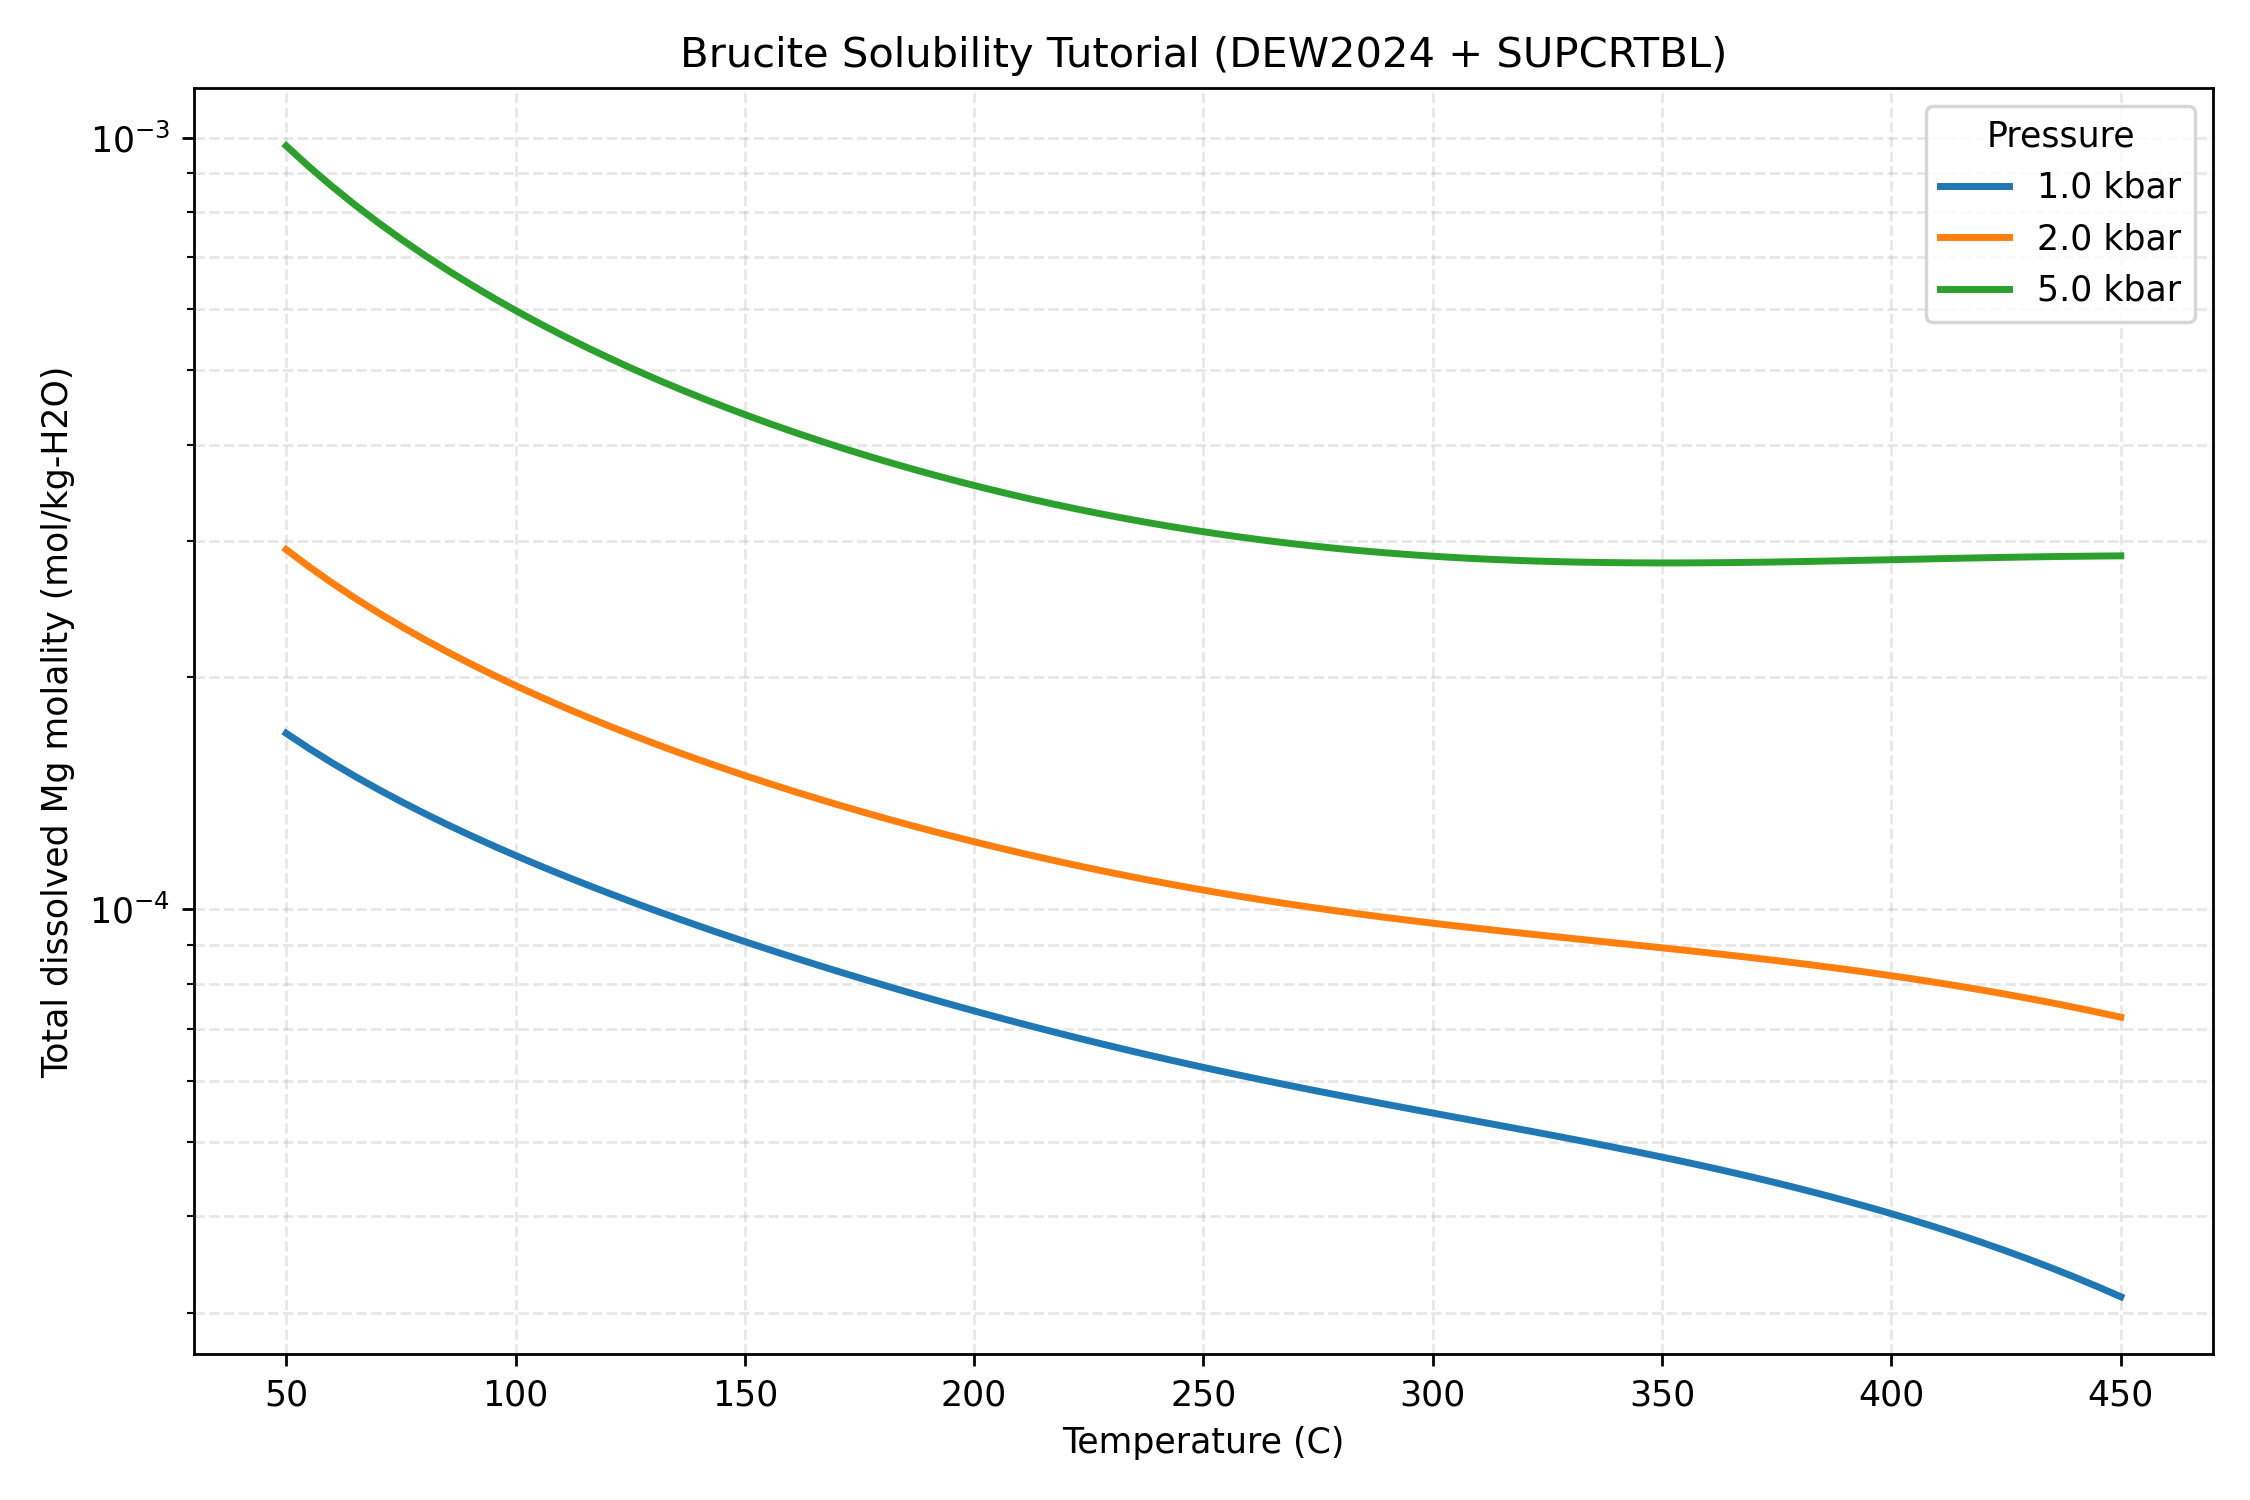

Python code for this plot:
"""
Beginner Tutorial: Generic Mineral Solubility with Reaktoro

What this script does
- builds one aqueous phase plus one mineral phase
- equilibrates that system over a temperature range at several pressures
- reports the dissolved molality of one target element
- saves one plot in the same folder as this script

How to run this script
  Option 1 — from a terminal:
      cd <path-to-this-folder>
      python brucite_solubility_tutorial.py

  Option 2 — from VS Code:
      Open this file and press F5, or right-click and choose "Run Python File in Terminal".

  Requirements:
      - Python environment with Reaktoro installed (e.g. the reaktoro conda environment), OR
      - a local Reaktoro build at <repo-root>/build/Reaktoro/Release (detected automatically).

  Output:
      A PNG plot is saved in the same folder as this script.
      The filename is set by OUTPUT_PLOT_FILENAME in the user settings section below.

"""

# Import os so we can build file paths in a platform-safe way.
import os

# Import sys so we can add the local Reaktoro build folder to Python's import path.
import sys

# Import NumPy for arrays and numeric helpers.
import numpy as np

# Import Matplotlib for plotting the final solubility curves.
import matplotlib.pyplot as plt


# -----------------------------------------------------------------------------
# 1) Import Reaktoro from the local build when available
# -----------------------------------------------------------------------------

# Store the absolute folder of this script.
THIS_DIR = os.path.dirname(os.path.abspath(__file__))

# Move up to the repository root from the Tutorial folder.
REPO_ROOT = os.path.dirname(os.path.dirname(THIS_DIR))

# Point to the local compiled Python extension folder in this repository.
LOCAL_BUILD_PYD_DIR = os.path.join(REPO_ROOT, "build", "Reaktoro", "Release")

# If the local compiled extension folder exists and is not already on sys.path,
# add it at the front so Python prefers the local build.
if os.path.isdir(LOCAL_BUILD_PYD_DIR) and LOCAL_BUILD_PYD_DIR not in sys.path:
    sys.path.insert(0, LOCAL_BUILD_PYD_DIR)

# Import autodiff after the local build path is on sys.path.
# The local reaktoro4py build may ship autodiff alongside the extension module.
import autodiff  # noqa: E402

try:
    # First try the local compiled extension from this repository.
    from reaktoro4py import *  # noqa: F401,F403

    # Print a message so the user knows the local build is being used.
    print(f"Using local Reaktoro build from: {LOCAL_BUILD_PYD_DIR}")
except ModuleNotFoundError:
    # If the local compiled extension is not available, fall back to an installed package.
    from reaktoro import *  # noqa: F401,F403

    # Print a message so the user knows the installed package is being used instead.
    print("Using installed 'reaktoro' package (local build not found).")


# -----------------------------------------------------------------------------
# 2) User input section
# Edit this block first. Most users only need to change values here.
# -----------------------------------------------------------------------------

# -----------------------------------------------------------------------------
# 2A) Mineral and aqueous chemistry
# -----------------------------------------------------------------------------

# Choose the mineral name exactly as it appears in the mineral database file.
MINERAL_NAME = "Brucite"

# Give the mineral a human-readable formula string for printed output only.
MINERAL_FORMULA = "Mg(OH)2"

# Choose which dissolved element should be plotted as the solubility signal.
TARGET_DISSOLVED_ELEMENT = "Mg"

# List the aqueous species that will be included in the aqueous phase.
# This is the main list to change when adapting the tutorial to another system.
AQUEOUS_SPECIES = [
    "H2O(aq)",
    "H+(aq)",
    "OH-(aq)",
    "Mg+2(aq)",
    "MgOH+(aq)",
]

# Optionally set the solvent species explicitly.
# Leave this as None if you want the script to infer a likely solvent automatically.
SOLVENT_SPECIES_NAME = None


# -----------------------------------------------------------------------------
# 2B) Thermodynamic databases and DEW model settings
# -----------------------------------------------------------------------------

# -----------------------------------------------------------------------------
# DEW settable API explained (Python)
#
# 1) DEWDatabase
#    - DEWDatabase(name)
#    - DEWDatabase.withName(name), fromFile(path), fromContents(text), load(...)
#
# 2) WaterModelOptions (settable fields)
#    - eosModel
#    - dielectricModel
#    - gibbsModel
#    - bornModel
#    - usePsatPolynomials
#    - psatRelTol
#    - densityTolerance
#
# 3) StandardThermoModelParamsDEW (species-level HKF/DEW parameters)
#    - Gf, Hf, Sr, a1, a2, a3, a4, c1, c2, wref, charge, Tmax, waterOptions
#    - Note: this tutorial uses species thermo directly from DEW database entries,
#      so these fields are not manually assigned here.
#
# 4) ActivityModelParamsDEW (aqueous activity-model options)
#    - waterOptions
#    - bExtended
#
# 5) Model factories used in this tutorial
#    - StandardThermoModelDEW(params)
#    - ActivityModelDEW(params)
# -----------------------------------------------------------------------------

# Choose the name of the DEW aqueous database.
DEW_DATABASE_NAME = "dew2024-aqueous"

# Choose the mineral database file name.
SUPCRTBL_DATABASE_FILENAME = "supcrtbl.yaml"

# Choose the activity model for the aqueous phase.
# Available options in Reaktoro: ActivityModelDEW (this tutorial), ActivityModelPitzer,
# ActivityModelHKF, ActivityModelDebyeHuckel, ActivityModelIdealAqueous
# Change this to switch to a different model without editing the rest of the script.
# The DEW (Deep Earth Water) activity model is used for the aqueous phase.
# We configure it with ActivityModelParamsDEW so all DEW activity options are explicit.

# Water equation-of-state used for density/Cp calculations.
# Physical meaning: determines water density and volumetric properties at high P-T,
# which feed directly into the Debye-Huckel A and B parameters and ion solvation energies.
# Options: "ZhangDuan2005" (DEW default), "ZhangDuan2009", "WagnerPruss", "HGK"
DEW_WATER_EOS_MODEL = "ZhangDuan2005"

# Dielectric-constant model for the relative permittivity (epsilon) of water.
# Physical meaning: the dielectric constant measures how strongly water screens
# electrostatic interactions between ions; a higher epsilon means charge is felt
# less strongly, reducing activity coefficients at a given ionic strength.
# Options: "PowerFunction" (DEW default), "JohnsonNorton1991", "Franck1990", "Fernandez1997"
DEW_WATER_DIELECTRIC_MODEL = "PowerFunction"

# Water Gibbs energy model used to compute the solvent contribution to omega.
# Physical meaning: the Gibbs energy of water at P-T enters the Born solvation
# energy calculation; different models give slightly different solvent G curves
# at deep-Earth conditions and thus shift the solvation free energies of ions.
# Options: "DewIntegral" (DEW default), "DelaneyHelgeson1978"
DEW_WATER_GIBBS_MODEL = "DewIntegral"

# Born model for the conventional Born coefficient omega of solvent water.
# Physical meaning: omega quantifies the electrostatic work required to transfer
# an ion from vacuum into the dielectric medium; this correction shifts standard
# partial molar volumes and heat capacities of aqueous species at high P.
# Options: "Shock92Dew" (DEW default), "None" (disables Born correction entirely)
DEW_WATER_BORN_MODEL = "Shock92Dew"

# Whether to use DEW polynomial fits for the saturation pressure Psat(T).
# Physical meaning: Psat sets the liquid-vapour boundary; it is used internally
# to distinguish compressed-liquid from steam conditions when evaluating water
# thermodynamic properties above the critical isochore.
# Options: True (faster polynomial fit, DEW default), False (full iterative Psat solver)
DEW_USE_PSAT_POLYNOMIALS = True

# Relative tolerance for the iterative Psat solver (only used when DEW_USE_PSAT_POLYNOMIALS=False).
# Physical meaning: tighter tolerances give a more precise liquid-vapour boundary
# at the cost of extra Newton iterations; only relevant for near-saturation conditions.
# Typical values: 1e-3 (loose), 1e-6 (tight). Has no effect when DEW_USE_PSAT_POLYNOMIALS=True.
DEW_PSAT_RELATIVE_TOLERANCE = 1.0e-3

# Density tolerance in bar used in the DEW water-state solver convergence check.
# Physical meaning: the solver iterates on water density to match the target P-T;
# looser tolerances converge faster but may produce slightly inconsistent densities
# that propagate into the dielectric constant and hence into activity coefficients.
# Typical values: 1e-3 (DEW default, loose), 1e-6 (tighter, slower).
DEW_DENSITY_TOLERANCE_BAR = 1.0e-3

# Extended Debye-Huckel correction term b_c,k used in ActivityModelDEW.
# Physical meaning: adds a linear ionic-strength term (b * I) to log(gamma) that
# accounts for short-range ion-solvent interactions beyond the limiting Debye-Huckel
# law; positive b raises activity coefficients at high ionic strength.
# Options: 0.0 (standard DEW default — no extended correction),
#          any positive float (adds a linear ionic-strength term b*I to log gamma).
DEW_ACTIVITY_B_EXTENDED = 0.0


# -----------------------------------------------------------------------------
# 2C) Temperature-pressure sweep
# -----------------------------------------------------------------------------

# Choose the temperature range in degrees Celsius.
TEMPERATURE_MIN_C = 50.0
TEMPERATURE_MAX_C = 450.0

# Choose how many temperature points to compute.
NUMBER_OF_TEMPERATURE_POINTS = 80

# Choose the pressures to calculate, in kbar.
PRESSURES_KBAR = [1.0, 2.0, 5.0]


# -----------------------------------------------------------------------------
# 2D) Initial chemical state
# -----------------------------------------------------------------------------

# Set the initial amounts for the starting chemical state, in mol.
# Keep the mineral amount comfortably above saturation so the mineral can remain present.
# Keep the solvent amount large enough to represent the bulk fluid.
# Add or remove species here when adapting the script to another chemistry setup.
INITIAL_SPECIES_AMOUNTS_MOL = {
    "H2O(aq)": 55.5,
    "H+(aq)": 1e-8,
    "OH-(aq)": 1e-8,
    "Mg+2(aq)": 1e-8,
    MINERAL_NAME: 10.0,
}


# -----------------------------------------------------------------------------
# 2E) Graph and output settings
# -----------------------------------------------------------------------------

# Give the tutorial run a short human-readable title.
RUN_TITLE = "Brucite solubility tutorial"

# Choose the output figure name.
OUTPUT_PLOT_FILENAME = "brucite_solubility_tutorial.png"

# Choose the plot title.
PLOT_TITLE = "Brucite Solubility Tutorial (DEW2024 + SUPCRTBL)"

# Choose the x-axis label.
PLOT_X_LABEL = "Temperature (C)"

# Choose the y-axis label.
# This is placed after TARGET_DISSOLVED_ELEMENT so the label updates automatically when you change the element.
PLOT_Y_LABEL = f"Total dissolved {TARGET_DISSOLVED_ELEMENT} molality (mol/kg-H2O)"

# Choose the plot size in inches.
PLOT_FIGURE_SIZE = (9, 6)

# Choose the saved PNG resolution.
PLOT_DPI = 250

# Choose the y-axis scaling.
PLOT_Y_SCALE = "log"


# -----------------------------------------------------------------------------
# 3) Derived paths and small helper choices
# You usually do not need to edit anything below this line.
# -----------------------------------------------------------------------------

# Store the script folder again with a beginner-friendly name.
SCRIPT_DIR = os.path.dirname(os.path.abspath(__file__))

# Build the absolute path to the output plot file.
OUTPUT_PLOT = os.path.join(SCRIPT_DIR, OUTPUT_PLOT_FILENAME)

# Build the absolute path to the SUPCRTBL mineral database file in this repository.
SUPCRTBL_DATABASE_FILE = os.path.join(
    os.path.dirname(os.path.dirname(SCRIPT_DIR)),
    "embedded",
    "databases",
    "reaktoro",
    SUPCRTBL_DATABASE_FILENAME,
)


# -----------------------------------------------------------------------------
# 4) Helper functions
# These functions keep the main calculation logic easier to read.
# -----------------------------------------------------------------------------


# Define a helper that tries to determine the solvent species name automatically.
def infer_solvent_species_name(aqueous_species, configured_name, initial_amounts):
    """Return the solvent species name using explicit choice first, then safe guesses."""

    # If the user provided a solvent species explicitly, use it.
    if configured_name is not None:
        return configured_name

    # Prefer common water-like solvent names if they appear in the aqueous species list.
    preferred_names = ["H2O(aq)", "H2O", "H2O(l)"]

    # Check each preferred solvent name in order.
    for candidate_name in preferred_names:
        if candidate_name in aqueous_species:
            return candidate_name

    # If no common water name was found, try to use the aqueous species with the largest initial amount.
    # This makes the script more general for custom solvent naming.
    largest_amount = -1.0
    best_name = None

    # Loop through the explicit aqueous species only.
    for species_name in aqueous_species:
        amount = float(initial_amounts.get(species_name, 0.0))
        if amount > largest_amount:
            largest_amount = amount
            best_name = species_name

    # If we found a species with the largest amount, use it.
    if best_name is not None:
        return best_name

    # If we get here, the script cannot infer a solvent safely.
    raise ValueError(
        "Could not infer the solvent species name. "
        "Set SOLVENT_SPECIES_NAME explicitly or add the solvent to INITIAL_SPECIES_AMOUNTS_MOL."
    )


# Define a helper that checks the most important user inputs early.
def validate_user_inputs():
    """Raise a clear error if the beginner-facing configuration is inconsistent."""

    # Make sure the aqueous species list is not empty.
    if not AQUEOUS_SPECIES:
        raise ValueError("AQUEOUS_SPECIES must contain at least one aqueous species.")

    # Make sure at least two temperatures are requested so a curve can be drawn.
    if NUMBER_OF_TEMPERATURE_POINTS < 2:
        raise ValueError("NUMBER_OF_TEMPERATURE_POINTS must be at least 2.")

    # Make sure the temperature range is ordered correctly.
    if TEMPERATURE_MAX_C <= TEMPERATURE_MIN_C:
        raise ValueError("TEMPERATURE_MAX_C must be greater than TEMPERATURE_MIN_C.")

    # Make sure the mineral has an initial amount so it is present in the starting state.
    if MINERAL_NAME not in INITIAL_SPECIES_AMOUNTS_MOL:
        raise ValueError(
            "INITIAL_SPECIES_AMOUNTS_MOL must include the mineral phase name so the mineral is present initially."
        )


# Define a helper that prints the grouped user settings in a clear beginner-friendly way.
def print_run_configuration(solvent_species_name):
    """Print the most important tutorial settings in the same grouped order used at the top."""

    print("=" * 78)
    print(RUN_TITLE)
    print("=" * 78)
    print("[Mineral and aqueous chemistry]")
    print(f"Mineral phase: {MINERAL_NAME} ({MINERAL_FORMULA})")
    print("Aqueous species included: " + ", ".join(AQUEOUS_SPECIES))
    print(f"Solvent species used for interpretation: {solvent_species_name}")
    print(f"Target dissolved element: {TARGET_DISSOLVED_ELEMENT}")
    print()
    print("[Databases and DEW model settings]")
    print(f"Aqueous database: {DEW_DATABASE_NAME}")
    print(f"Mineral database file: {SUPCRTBL_DATABASE_FILENAME}")
    print("DEW activity model choices used by this tutorial:")
    print(f"  Water EOS model: {DEW_WATER_EOS_MODEL}")
    print(f"  Water dielectric model: {DEW_WATER_DIELECTRIC_MODEL}")
    print(f"  Water Gibbs model: {DEW_WATER_GIBBS_MODEL}")
    print(f"  Water Born model: {DEW_WATER_BORN_MODEL}")
    print(f"  Use Psat polynomials: {DEW_USE_PSAT_POLYNOMIALS}")
    print(f"  Psat relative tolerance: {DEW_PSAT_RELATIVE_TOLERANCE}")
    print(f"  Density tolerance (bar): {DEW_DENSITY_TOLERANCE_BAR}")
    print(f"  Activity bExtended: {DEW_ACTIVITY_B_EXTENDED}")
    print("  ActivityModelDEW is built from ActivityModelParamsDEW in this tutorial.")
    print()
    print("[Temperature-pressure sweep]")
    print(
        f"Temperature range: {TEMPERATURE_MIN_C} to {TEMPERATURE_MAX_C} C "
        f"with {NUMBER_OF_TEMPERATURE_POINTS} points"
    )
    print("Pressures (kbar): " + ", ".join(str(value) for value in PRESSURES_KBAR))
    print()
    print("[Initial chemical state in mol]")
    for species_name, amount in INITIAL_SPECIES_AMOUNTS_MOL.items():
        print(f"  {species_name}: {amount}")
    print("=" * 78)


# Define a helper that builds the chemical system used for the equilibrium calculations.
def build_tutorial_system():
    """Create the ChemicalSystem for the current tutorial configuration."""

    # Load the DEW aqueous database.
    dew_db = DEWDatabase(DEW_DATABASE_NAME)

    # Load the mineral database file.
    supcrt_db = Database.fromFile(SUPCRTBL_DATABASE_FILE)

    # Start a combined database with all aqueous species from the DEW database.
    combined_db = Database(dew_db.species())

    # Add the chosen mineral species from the mineral database into the combined database.
    combined_db.addSpecies(supcrt_db.species(MINERAL_NAME))

    # Join the aqueous species names into the single space-separated format Reaktoro expects.
    aqueous_species_string = " ".join(AQUEOUS_SPECIES)

    # Create the aqueous phase from the chosen aqueous species.
    aqueous_phase = AqueousPhase(aqueous_species_string)

    # Configure explicit DEW water options used by the activity model.
    water_options = makeWaterModelOptionsDEW()
    water_options.eosModel = getattr(WaterEosModel, DEW_WATER_EOS_MODEL)
    water_options.dielectricModel = getattr(
        WaterDielectricModel, DEW_WATER_DIELECTRIC_MODEL
    )
    water_options.gibbsModel = getattr(WaterGibbsModel, DEW_WATER_GIBBS_MODEL)
    water_options.bornModel = getattr(WaterBornModel, DEW_WATER_BORN_MODEL)
    water_options.usePsatPolynomials = bool(DEW_USE_PSAT_POLYNOMIALS)
    water_options.psatRelTol = float(DEW_PSAT_RELATIVE_TOLERANCE)
    water_options.densityTolerance = float(DEW_DENSITY_TOLERANCE_BAR)

    # Configure DEW activity-model parameters.
    activity_params = ActivityModelParamsDEW()
    activity_params.waterOptions = water_options
    activity_params.bExtended = float(DEW_ACTIVITY_B_EXTENDED)

    # Set the activity model for the aqueous phase using explicit DEW parameters.
    aqueous_phase.setActivityModel(ActivityModelDEW(activity_params))

    # -------------------------------------------------------------------------
    # Model-swap reference: use PerplexDEW instead of DEW
    #
    # To switch from ActivityModelDEW to ActivityModelPerplexDEW, replace the
    # three lines above (water_options build + setActivityModel) with:
    #
    #   from reaktoro4py import ActivityModelParamsPerplexDEW, ActivityModelPerplexDEW
    #   perp_params = ActivityModelParamsPerplexDEW()
    #   perp_params.dhModel = ActivityDHModel.Davies      # or ActivityDHModel.ExtendedDH
    #   perp_params.errorOnConflictingStandardState = False
    #   aqueous_phase.setActivityModel(ActivityModelPerplexDEW(perp_params))
    #
    # PerplexDEW uses Perple_X solvent internals (ZD05 + Looyenga mixing) instead
    # of the DEW spreadsheet water sub-models, but both backends share the same
    # ActivityDHModel enum and the same ChemicalSystem/EquilibriumSolver interface.
    # The AQUEOUS_SPECIES list and solver loop below are unchanged for either model.
    # -------------------------------------------------------------------------

    # Create the mineral phase for the chosen mineral.
    mineral_phase = MineralPhase(MINERAL_NAME)

    # Return the full chemical system.
    return ChemicalSystem(combined_db, aqueous_phase, mineral_phase)


# Define a helper that sets a species amount in a way that works with both local and installed builds.
def set_state_amount(state, species_name, amount, unit):
    """Set a species amount with compatibility for typed local reaktoro4py builds."""

    # First try the simple Python float path.
    try:
        state.set(species_name, float(amount), unit)

    # If the local build expects autodiff.real, convert and retry.
    except TypeError:
        state.set(species_name, autodiff.real(float(amount)), unit)


# Define a helper that creates the initial chemical state for one pressure sweep.
def make_initial_state(system):
    """Create and populate a ChemicalState from INITIAL_SPECIES_AMOUNTS_MOL."""

    # Start with an empty chemical state for the current system.
    state = ChemicalState(system)

    # Loop over every user-provided initial amount.
    for species_name, amount in INITIAL_SPECIES_AMOUNTS_MOL.items():
        # Set that amount in mol units.
        set_state_amount(state, species_name, amount, "mol")

    # Return the populated starting state.
    return state


# -----------------------------------------------------------------------------
# 5) Main calculation
# -----------------------------------------------------------------------------


# Define the main function so the file can be run as a script.
def main():
    """Run the full mineral-solubility tutorial workflow."""

    # Check the beginner-facing settings before doing any thermodynamics work.
    validate_user_inputs()

    # Determine the solvent species name once.
    solvent_species_name = infer_solvent_species_name(
        AQUEOUS_SPECIES,
        SOLVENT_SPECIES_NAME,
        INITIAL_SPECIES_AMOUNTS_MOL,
    )

    # Print the grouped run configuration so beginners can confirm everything before solving.
    print_run_configuration(solvent_species_name)

    # Build the chemical system from the selected user inputs.
    system = build_tutorial_system()

    # Create an equilibrium specification object for this system.
    specs = EquilibriumSpecs(system)

    # Declare temperature as an input variable.
    specs.temperature()

    # Declare pressure as an input variable.
    specs.pressure()

    # Create the equilibrium solver from those specs.
    solver = EquilibriumSolver(specs)

    # Create a conditions object that will receive temperature and pressure values.
    conditions = EquilibriumConditions(specs)

    # Create a uniformly spaced temperature array in degrees Celsius.
    temperatures_c = np.linspace(
        TEMPERATURE_MIN_C,
        TEMPERATURE_MAX_C,
        NUMBER_OF_TEMPERATURE_POINTS,
    )

    # Create a dictionary that will store one solubility curve for each pressure.
    curves = {}

    # Loop over each requested pressure in kbar.
    for pressure_kbar in PRESSURES_KBAR:
        # Convert kbar to bar because the equilibrium conditions use bar units.
        pressure_bar = pressure_kbar * 1000.0

        # Create an empty Python list to collect solubility values for this pressure.
        dissolved_element_molality = []

        # Create the starting chemical state for this pressure branch.
        state = make_initial_state(system)

        # Loop over every temperature on the temperature grid.
        for temperature_c in temperatures_c:
            # Set the current temperature in Celsius.
            conditions.temperature(float(temperature_c), "celsius")

            # Set the current pressure in bar.
            conditions.pressure(float(pressure_bar), "bar")

            # Solve equilibrium for the current state and conditions.
            result = solver.solve(state, conditions)

            # If the solver succeeded, read the dissolved element molality.
            if result.succeeded():
                # Build the aqueous-properties helper from the updated equilibrium state.
                aqprops = AqueousProps(state)

                # Read the molality of the chosen dissolved element.
                element_molality = float(
                    aqprops.elementMolality(TARGET_DISSOLVED_ELEMENT)
                )

            # If the solver failed, store NaN so the plot skips that point.
            else:
                element_molality = np.nan

            # Add this temperature-point result to the current pressure curve.
            dissolved_element_molality.append(element_molality)

        # Convert the current pressure curve to a NumPy array and store it.
        curves[pressure_kbar] = np.array(dissolved_element_molality)

        # Count how many finite values were produced as a simple progress check.
        valid_count = np.isfinite(curves[pressure_kbar]).sum()

        # Print a short progress line for this pressure.
        print(
            f"Computed {valid_count}/{len(temperatures_c)} points at {pressure_kbar:.1f} kbar"
        )

    # Create the Matplotlib figure.
    plt.figure(figsize=PLOT_FIGURE_SIZE)

    # Loop over each pressure again to draw one curve per pressure.
    for pressure_kbar in PRESSURES_KBAR:
        # Load the stored y-values for this pressure.
        y = curves[pressure_kbar]

        # Build a mask that is True only where the calculation succeeded.
        valid = np.isfinite(y)

        # Plot temperature against dissolved-element molality for the valid points.
        plt.plot(
            temperatures_c[valid],
            y[valid],
            linewidth=2.0,
            label=f"{pressure_kbar:.1f} kbar",
        )

    # Apply the requested y-axis scaling.
    plt.yscale(PLOT_Y_SCALE)

    # Set the x-axis label.
    plt.xlabel(PLOT_X_LABEL)

    # Set the y-axis label.
    plt.ylabel(PLOT_Y_LABEL)

    # Set the plot title.
    plt.title(PLOT_TITLE)

    # Draw a light grid to help beginners read the figure.
    plt.grid(True, which="both", alpha=0.3, linestyle="--")

    # Draw the legend with pressure labels.
    plt.legend(title="Pressure")

    # Tighten layout so labels are not clipped.
    plt.tight_layout()

    # Save the figure as a PNG file.
    plt.savefig(OUTPUT_PLOT, dpi=PLOT_DPI)

    # Print the file path of the saved output plot.
    print(f"Saved plot: {OUTPUT_PLOT}")


# Run the main function only when the script is executed directly.
if __name__ == "__main__":
    # Start the tutorial run.
    main()
